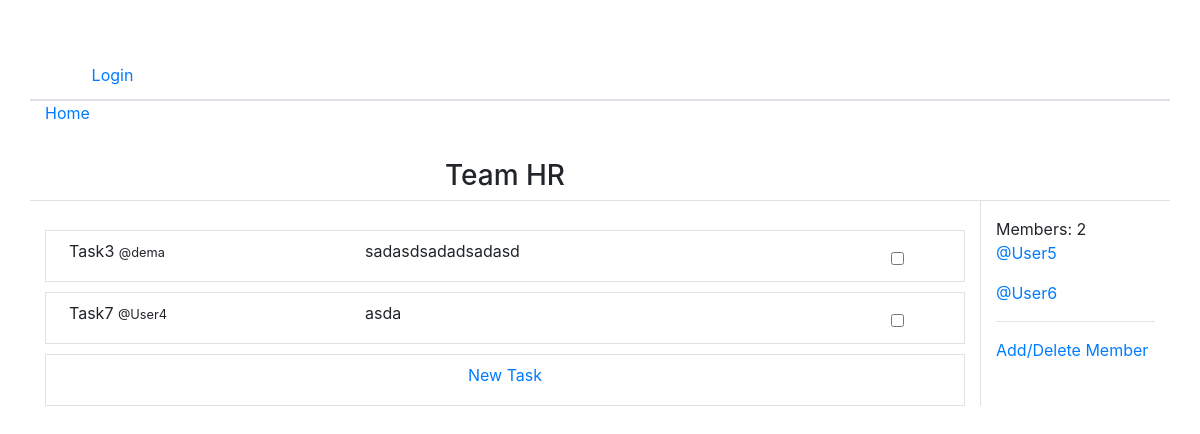
/rooms/3/, run on the app's committed database.
### base/models.py (models this page shows, shortened)
class Room(models.Model):
    host = models.ForeignKey(User, on_delete=models.SET_NULL, null=True)
    topic = models.ForeignKey(Topic, on_delete=models.SET_NULL, null=True)
    name = models.CharField(max_length=200)
    description = models.TextField(null=True, blank=True)
    participants = models.ManyToManyField(User, related_name='participants')
    updated = models.DateTimeField(auto_now=True)
    createed = models.DateTimeField(auto_now_add=True)
    class Meta:
        ordering = ['-updated', '-createed']

class Task(models.Model):
    host = models.ForeignKey(User, on_delete=models.SET_NULL, null=True)
    hostroom = models.ForeignKey(Room, on_delete=models.SET_NULL, null=True)
    name = models.CharField(max_length=200, null=True)
    body = models.TextField(null=True, blank=True)
    updated = models.DateTimeField(auto_now=True)
    created = models.DateTimeField(auto_now_add=True)
    finish = models.BooleanField(default=False)

### base/views.py (the view)
# urls.py: path('rooms/<str:rom_id>/', views.roomsView, name='rooms'),
def roomsView(request, rom_id):
    rooms2 = Room.objects.get(id=rom_id)
    tasks = Task.objects.filter(hostroom_id=rom_id)
    participants = rooms2.participants.all() # rooms2 > room ?
    context = {'rooms2': rooms2, 'participants': participants, 'tasks': tasks}
    return render(request, 'base/rooms.html', context)

### base/templates/base/rooms.html
{% extends 'main.html' %}
{% load static %}
{% block content %}
<div class="container">
    <div class="row">
        <div class="col-10 d-flex flex-row justify-content-center align-items-center" style="height: 40px;">
            <h3>{{ rooms2.name }}</h3>
        </div>
        <div class="col-2"></div>
    </div>
    <div class="row">
        <div class="col-10  ">
            <div class="row">
                <div class="col-12 border-top" style="height: 30px; padding-bottom: 10px;"></div>
                <div class="col-12 d-flex flex-row justify-content-center align-items-center">
                    <div class="container">
                        {% for task in tasks %}
                            <div class="row">
                                <div class="col-12 d-flex flex-row justify-content-center align-items-center border">
                                    <div class="col-4 p-2" style="height: 50px;">
                                        <medium>{{task.name}}</medium>
                                        <small>@{{task.host}}</small>
                                    </div>
                                    <div class="col-7 p-2" style="height: 50px;">
                                        <medium>{{task.body}}</medium>
                                    </div>
                                    <div class="col-1 p-3" style="height: 50px;">
                                        <input type="checkbox" value="{{ task.finish }}">
                                    </div>
                                </div>
                                <div class="col-12" style="height: 10px;"></div>
                            </div>
                        {% endfor %}
                                                        <div class="row">
                                <div class="col-12 d-flex flex-row justify-content-center align-items-center border">
                                    <div class="col-12 p-2 d-flex justify-content-center" style="height: 50px;">
                                        <a href="#"><medium>New Task</medium></a>
                                    </div>
                                </div>
                            </div>
                    </div>
                </div>
            </div>
        </div>
        <div class="col-2 border-top border-left pb-3">
            <div>
                <div class="mt-3">
                    <medium>Members: {{rooms2.participants.count}}</medium>
                </div>
                {% for participant in rooms2.participants.all %}
                <p><a href="{% url 'userinfo' participant.id %}">@{{ participant }}</a></p>
                {% endfor %}
                <hr>
                <a href="{% url 'update-room_2' rooms2.id %}">Add/Delete Member</a>
            </div>
        </div>
    </div>
</div>
{% endblock content %}

### data on the page
Room: name "Team HR", participants.count "2"
Task: name "Task3", host "dema", body "sadasdsadadsadasd"
Task: name "Task7", host "User4", body "asda"

### other printed values
{{ participant }} "User5"
{{ participant }} "User6"
